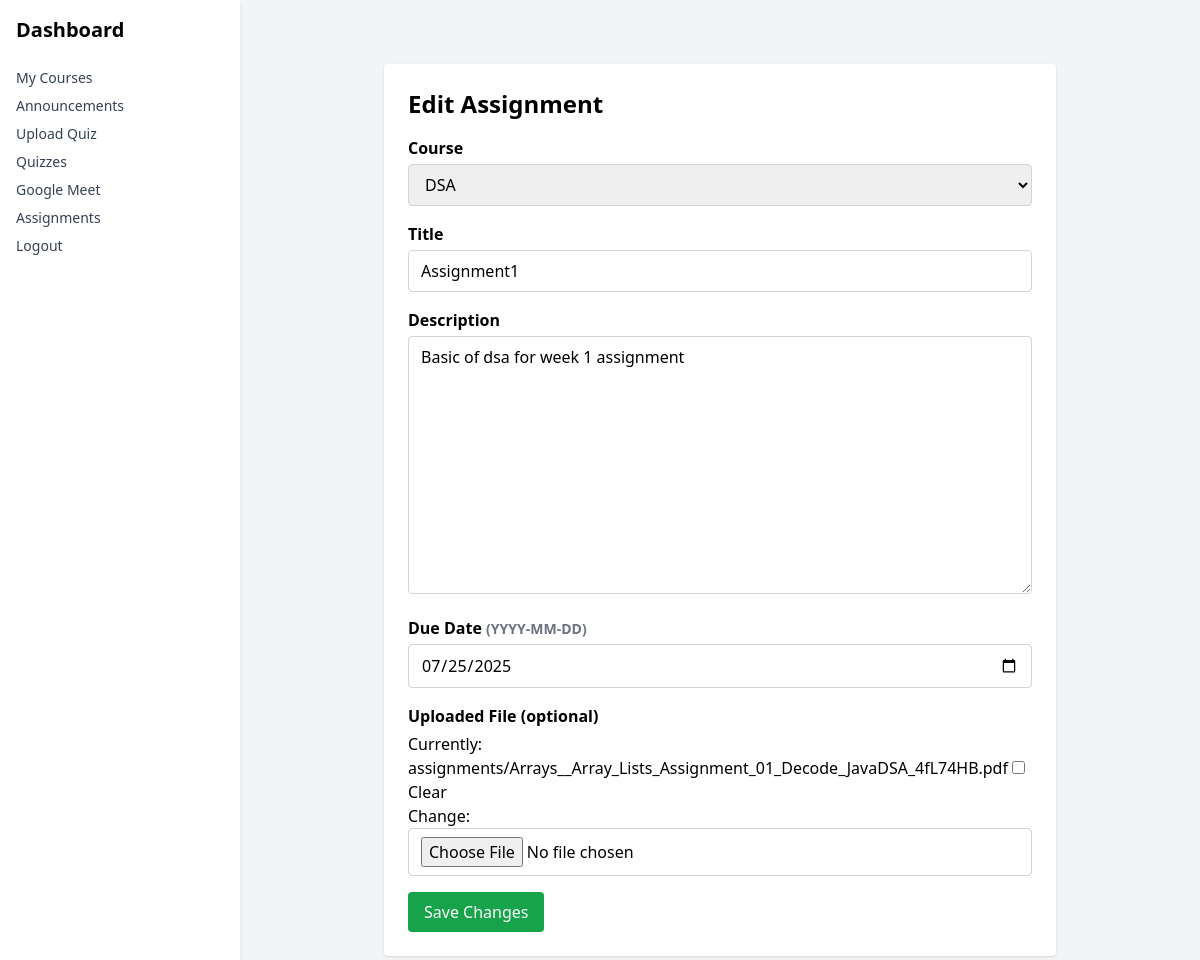
The page /assignments/2/edit/ (signed in) on the database its author committed.
### lms/models.py (models this page shows, shortened)
class Assignment(models.Model):
    course = models.ForeignKey(Course, on_delete=models.CASCADE)
    title = models.CharField(max_length=255)
    description = models.TextField()
    due_date = models.DateField()
    file_link = models.URLField(blank=True, null=True)
    uploaded_file = models.FileField(upload_to='assignments/', blank=True, null=True)  # ✅ File field
    uploaded_at = models.DateTimeField(auto_now_add=True)

### lms/views.py (the view, shortened to what this page needs)
# urls.py: path('assignments/<int:assignment_id>/edit/', AssignmentEditView.as_view(), name='assignment_edit'),
class AssignmentEditView(LoginRequiredMixin, View):
    def get(self, request, assignment_id):
        assignment = get_object_or_404(Assignment, id=assignment_id)
        if not request.user.is_staff or assignment.course.teacher != request.user:
            return redirect('assignment_list')
        form = AssignmentForm(instance=assignment)
        form.fields['course'].queryset = Course.objects.filter(teacher=request.user)
        return render(request, 'lms/assignment_edit.html', {'form': form, 'assignment': assignment})

### lms/forms.py
class AssignmentForm(forms.ModelForm):
    class Meta:
        model = Assignment
        fields = ['course', 'title', 'description', 'due_date', 'uploaded_file', 'file_link']
        widgets = {
            'due_date': forms.DateInput(attrs={
                'type': 'date',
                'class': 'form-input',
                'placeholder': 'YYYY-MM-DD'
            }),
        }
    def __init__(self, *args, **kwargs):
        super().__init__(*args, **kwargs)
        self.fields['uploaded_file'].required = False

### lms/models.py (called while the page is built)
    def __str__(self):
        return self.title

### lms/templates/lms/assignment_edit.html (shortened to what this page needs)
{% extends 'lms/base.html' %}
{% load widget_tweaks %}
{% block content %}
<div class="max-w-2xl mx-auto mt-10 p-6 bg-white rounded shadow">
    <h2 class="text-2xl font-bold mb-4">Edit Assignment</h2>
    <form method="post" enctype="multipart/form-data" class="space-y-4">
        <div>
            <label class="block font-semibold mb-1">Course</label>
            {{ form.course|add_class:"w-full border border-gray-300 rounded px-3 py-2" }}
        </div>
        <div>
            <label class="block font-semibold mb-1">Title</label>
            {{ form.title|add_class:"w-full border border-gray-300 rounded px-3 py-2" }}
        </div>
        <div>
            <label class="block font-semibold mb-1">Description</label>
            {{ form.description|add_class:"w-full border border-gray-300 rounded px-3 py-2" }}
        </div>
        <div>
            <label class="block font-semibold mb-1">Due Date <span class="text-sm text-gray-500">(YYYY-MM-DD)</span></label>
            {{ form.due_date|add_class:"w-full border border-gray-300 rounded px-3 py-2" }}
        </div>
        <div>
            <label class="block font-semibold mb-1">Uploaded File (optional)</label>
            {{ form.uploaded_file|add_class:"w-full border border-gray-300 rounded px-3 py-2" }}
        </div>
        <button type="submit" class="bg-green-600 text-white px-4 py-2 rounded hover:bg-green-700">
            Save Changes
        </button>
    </form>
</div>
{% endblock %}

### rows shown on the page
Assignment: course "DSA", title "Assignment1", description "Basic of dsa for week 1 assignment", due_date "07/25/2025"
